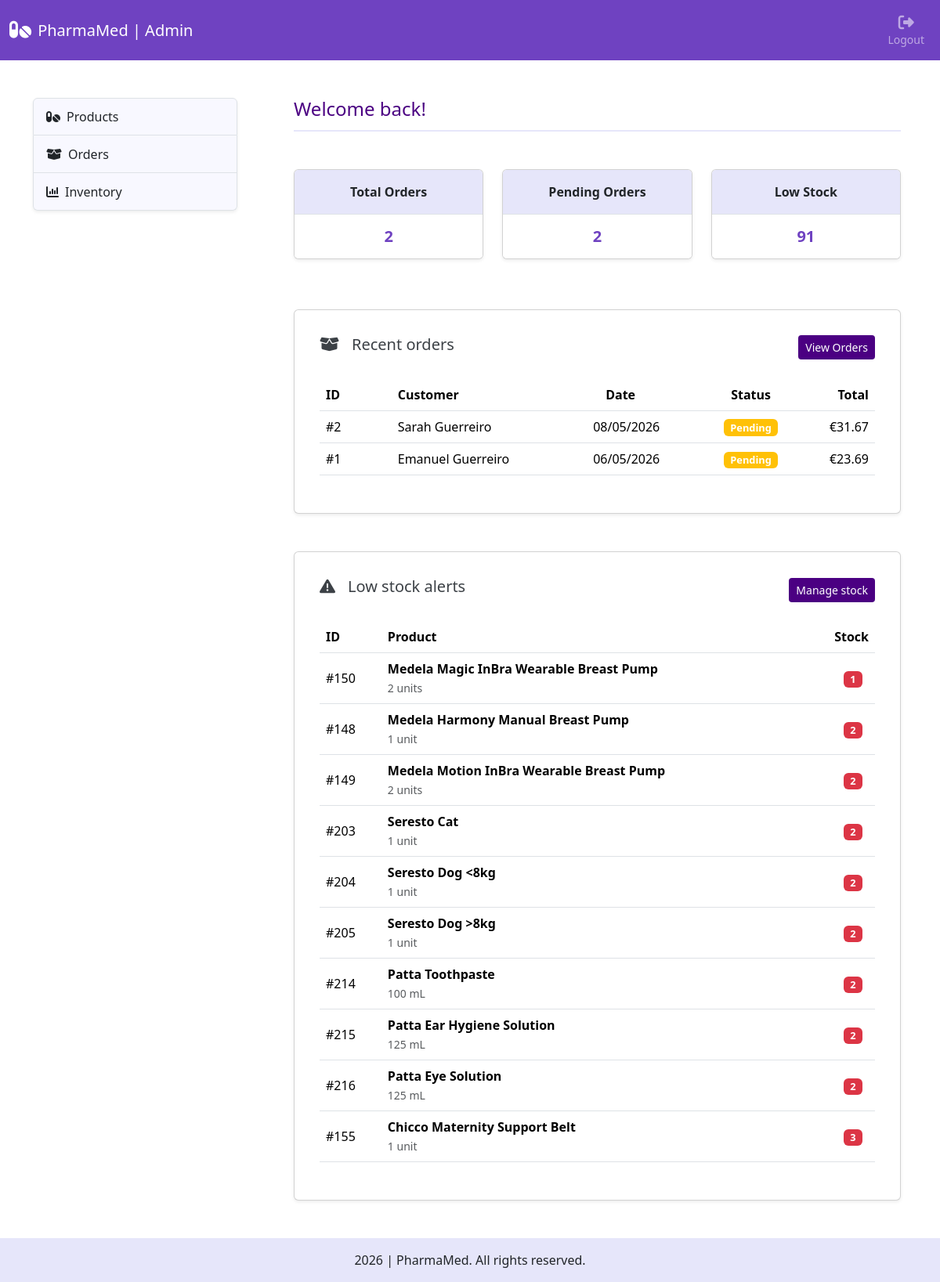
Before: /admin (signed in) with the older database file.
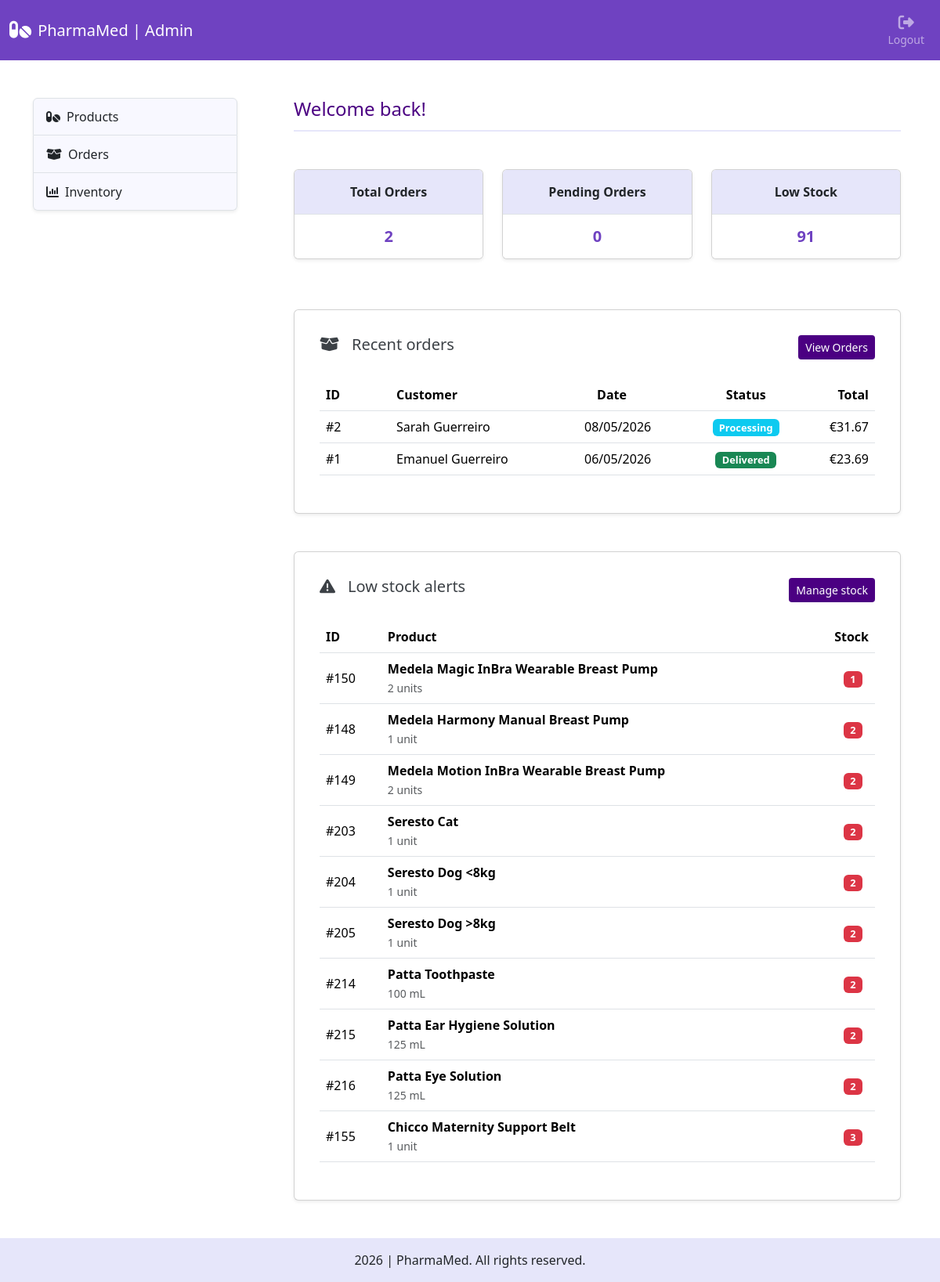
After: the same page with the newer database file.
### tables this page shows
CREATE TABLE "orders" (
    id INTEGER PRIMARY KEY AUTOINCREMENT,
    user_id INTEGER NOT NULL,
    address_id INTEGER NOT NULL,
    full_name TEXT NOT NULL,
    address_line TEXT NOT NULL,
    postal_code TEXT NOT NULL,
    city TEXT NOT NULL,
    country TEXT NOT NULL,
    shipping_method TEXT NOT NULL,
    subtotal REAL NOT NULL,
    shipping_cost REAL NOT NULL,
    total REAL NOT NULL,
    status TEXT NOT NULL DEFAULT 'pending',
    created_at DATETIME DEFAULT CURRENT_TIMESTAMP,
    updated_at DATETIME DEFAULT CURRENT_TIMESTAMP,
    FOREIGN KEY (user_id) REFERENCES users(id)
);

### app.py (the view)
@app.route("/admin")
@admin_required
def admin_home():
    db = get_db()
    total_orders = db.execute("""SELECT COUNT(*) AS total FROM orders""").fetchone()["total"]
    pending_orders = db.execute("""SELECT COUNT(*) AS total FROM orders WHERE status = 'pending'""").fetchone()["total"]
    low_stock_count = db.execute("""SELECT COUNT(*) AS total FROM products WHERE is_active = 1 AND stock <= 10""").fetchone()["total"]
    recent_orders = db.execute("""SELECT id, full_name, total, status, created_at FROM orders ORDER BY created_at DESC LIMIT 5""").fetchall()
    low_stock_products = db.execute("""SELECT product_id, name, pack_size, stock FROM products WHERE is_active = 1 AND stock <= 10 ORDER BY stock ASC LIMIT 10""").fetchall()
    return render_template("admin/dashboard.html", total_orders=total_orders, pending_orders=pending_orders, low_stock_count=low_stock_count, recent_orders=recent_orders,
                           low_stock_products=low_stock_products)

### app.py (called while the page is built)
@app.context_processor
def inject_globals():
    return {
        "categories_menu": load_categories_menu(),
        "cart_count": get_cart_count()
    }

### helpers.py (called while the page is built)
def get_db():
    if "db" not in g:
        g.db = sqlite3.connect("pharmamed.db")
        g.db.row_factory = sqlite3.Row
        g.db.execute("PRAGMA foreign_keys = ON")
    return g.db

def load_categories_menu():
    db = get_db()
    rows = db.execute("SELECT * FROM categories").fetchall()
    categories_menu = {}
    for row in rows:
        if row["parent_id"] == 0:
            categories_menu[row["category_id"]] = {
                "category_data": row,
                "subcategories": []
            }
    for row in rows:
        if row["parent_id"] != 0 and row["parent_id"] in categories_menu:
            categories_menu[row["parent_id"]]["subcategories"].append(row)
    return categories_menu

def get_cart_count():
    db = get_db()
    if current_user.is_authenticated:
        return db_cart_count(db, current_user.id)
    session_cart = session.get('cart', {})
    return sum(session_cart.values())

def format_date(value):
    return datetime.strptime(value, "%Y-%m-%d %H:%M:%S").strftime("%d/%m/%Y")

### templates/admin/dashboard.html (shortened to what the changed rows need)
{% extends "admin/admin.html" %}
{% block admin_content %}
<div class="row row-cols-1 row-cols-md-3 mb-5">
    <div class="col mb-3">
        <div class="card admin-card shadow-sm">
            <ul class="list-group list-group-flush text-center">
                <li class="list-group-item">
                    <div class="my-2">
                        <h5 class="number fw-bold">
                            {{ pending_orders }}
                        </h5>
                    </div>
                </li>
            </ul>
        </div>
    </div>
</div>
<div class="card recent-orders-card shadow-sm p-3 mb-5">
    <div class="card-body">
        <div class="table-responsive">
            <table class="table align-middle">
                <thead>
                    <tr>
                        <th>ID</th>
                        <th class="ps-md-5">Customer</th>
                        <th class="ps-4">Date</th>
                        <th class="text-center">Status</th>
                        <th class="text-end">Total</th>
                    </tr>
                </thead>
                <tbody>
                {% for order in recent_orders %}
                    <tr>
                        <td>#{{ order.id }}</td>
                        <td class="ps-md-5">{{ order.full_name }}</td>
                        <td>{{ order.created_at | format_date }}</td>
                        <td class="text-center">
                            <span class="badge {% if order.status == 'pending' %}bg-warning{% elif order.status == 'processing' %}bg-info{% elif order.status == 'shipped' %}bg-primary{% elif order.status == 'delivered' %}bg-success{% elif order.status == 'cancelled' %}bg-danger{% endif %}">
                                {{ order.status|title }}
                            </span>
                        </td>
                        <td class="text-end">€{{ "%.2f"|format(order.total) }}</td>
                    </tr>
                {% endfor %}
                </tbody>
            </table>
        </div>
    </div>
</div>
<div class="card low-stock-card shadow-sm p-3">
    <div class="card-body">
        <div class="table-responsive">
            <table class="table align-middle">
                <thead>
                    <tr>
                        <th>ID</th>
                        <th>Product</th>
                        <th class="text-end">Stock</th>
                    </tr>
                </thead>
            </table>
        </div>
    </div>
</div>
{% endblock %}

Changed rows visible on the page:
changed orders "Sarah Guerreiro": status "Pending" → "Processing"
changed orders "Emanuel Guerreiro": status "Pending" → "Delivered"
Other visible differences:
{{ pending_orders }}: "2" → "0"
